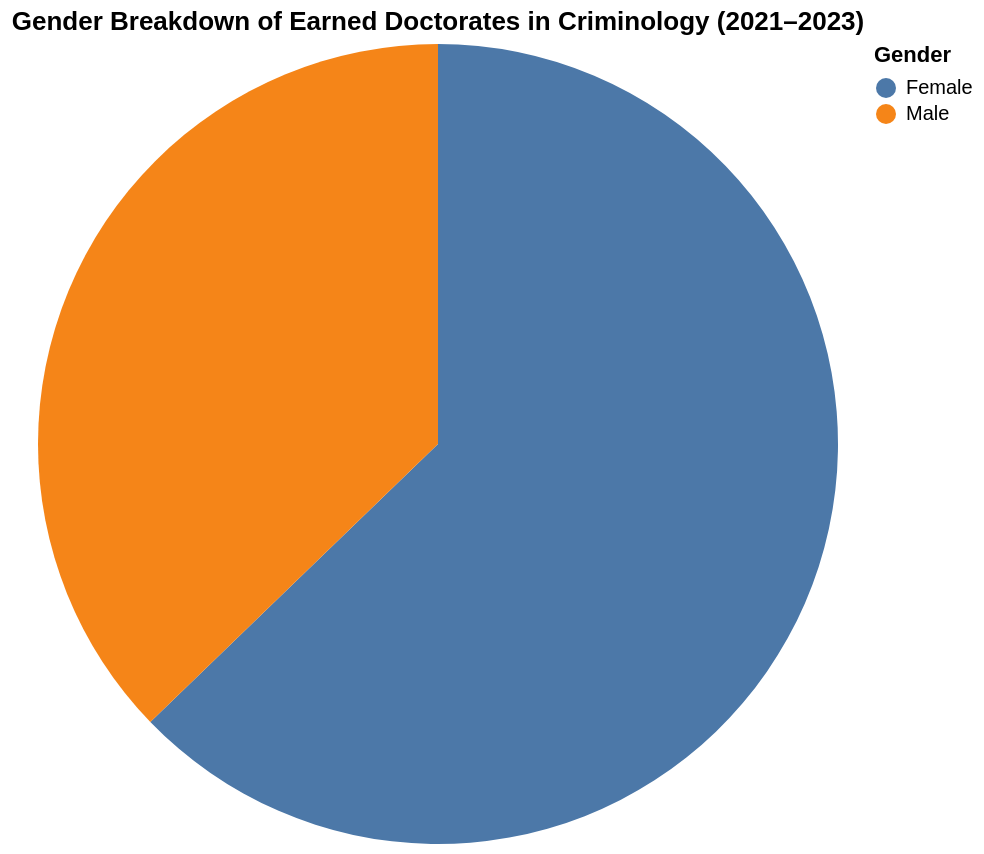

The code cell stored with this chart in its notebook:
### Markdown cell above
<div class="text-box">
    
## Earned Doctorates in Criminology by Sex 
    
    
(Add a note here that IPEDS only includes Sex, and not a diverse array of gender identities)

### Code cell
#|code-fold: true



gender_df = df[df["Major"].isin(majors)]


gender_agg = (
    gender_df.groupby("Sex")["Awards/Degrees Conferred"]
    .sum()
    .reset_index()
)


pie_chart = alt.Chart(gender_agg).mark_arc().encode(
    theta=alt.Theta(field="Awards/Degrees Conferred", type="quantitative"),
    color=alt.Color(field="Sex", type="nominal", legend=alt.Legend(title="Gender")),
    tooltip=["Sex", "Awards/Degrees Conferred"]
).properties(
    title="Gender Breakdown of Earned Doctorates in Criminology (2021–2023)",
    width=400,
    height=400
)

pie_chart

### Figure 1 — Vega-Lite specification as saved in the notebook (floating-point values rounded to 4 significant figures)
{"config": {"view": {"continuousWidth": 300, "continuousHeight": 300}}, "data": {"name": "data-3652d21c5636100b55d220db079e356a"}, "mark": {"type": "arc"}, "encoding": {"color": {"field": "Sex", "legend": {"title": "Gender"}, "type": "nominal"}, "theta": {"field": "Awards/Degrees Conferred", "type": "quantitative"}, "tooltip": [{"field": "Sex", "type": "nominal"}, {"field": "Awards/Degrees Conferred", "type": "quantitative"}]}, "height": 400, "title": "Gender Breakdown of Earned Doctorates in Criminology (2021–2023)", "width": 400, "$schema": "https://vega.github.io/schema/vega-lite/v5.14.1.json", "datasets": {"data-3652d21c5636100b55d220db079e356a": [{"Sex": "Female", "Awards/Degrees Conferred": 86}, {"Sex": "Male", "Awards/Degrees Conferred": 51}]}}
